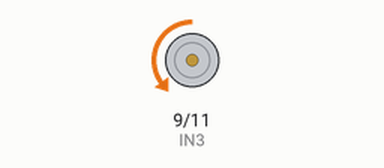
Bench run of a sketch on a simulated Arduino Uno, built with avr-gcc and run on an emulated ATmega328P. Shown: motor-driver pin pairs drawn as motors (green arrow = first pin HIGH = forward, orange = second pin HIGH = backward, longer = more drive, scaled by the enable pin).

Above: at 0.05 s.
Timing chart, 0 to 3.0 s (numbered marks = the images above):
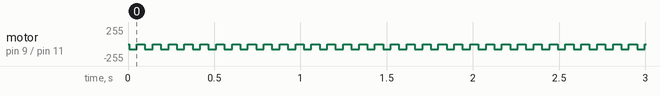

The sketch:

BabyMobile.ino
```cpp
#define ENA 6
#define IN3 9
#define IN4 11

#define SPEED_TARGET 81
#define SPACER 45
#define STEPPING 1

inline void prepIO() {
  pinMode(IN3, OUTPUT);     //set IO pin mode OUTPUT
  pinMode(IN4, OUTPUT);
  pinMode(ENA, OUTPUT);
}

inline void forward1And2() {
  digitalWrite(IN3, LOW);
  digitalWrite(IN4, HIGH);
}

inline void halt1And2() {
    digitalWrite(IN3, LOW);
    digitalWrite(IN4, LOW);
}

inline void setSpeed(int target, bool killRotation) {
  analogWrite(ENA, 255); // charge caps? (squeals terribly without)
  forward1And2();
  delay(2);
  if (killRotation) {
    halt1And2();
    delay(2);
  }
  analogWrite(ENA, target); // set
}

inline void enableRightSide() {
  digitalWrite(ENA, HIGH);
  setSpeed(SPEED_TARGET, true);
}

void setup() {
  prepIO();
  enableRightSide();
}

void loop() {
#if STEPPING
  setSpeed(SPEED_TARGET, false);
  forward1And2();
  delay(SPACER);
  halt1And2();
  delay(SPACER);
#else
  forward1And2();
#endif
}
```

Measured:
- by itself, motor on pin 9 (IN3) / pin 11 (IN4): alternates backward 81/255 for 0.05 s and stopped for 0.05 s
